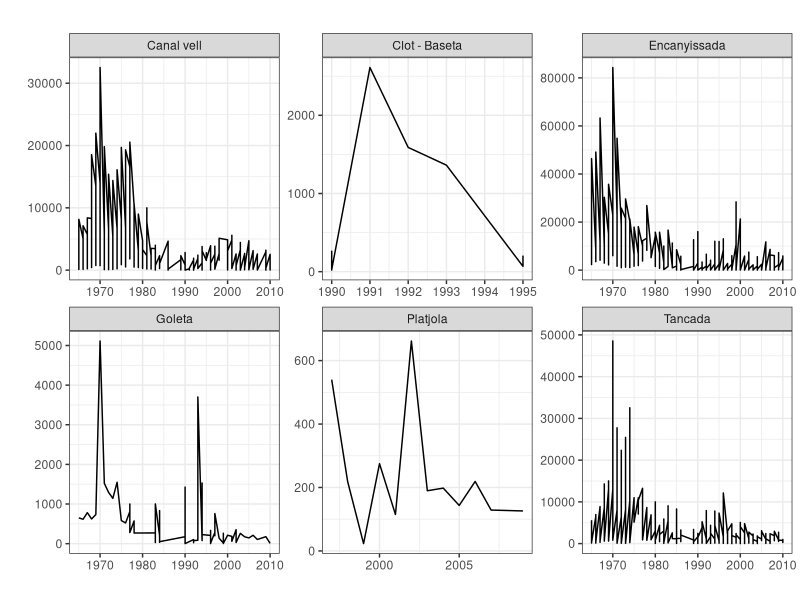
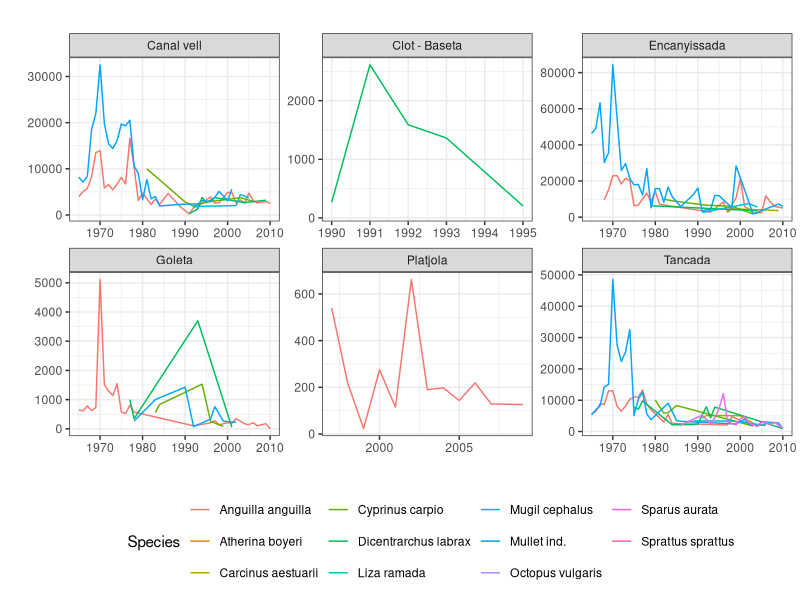
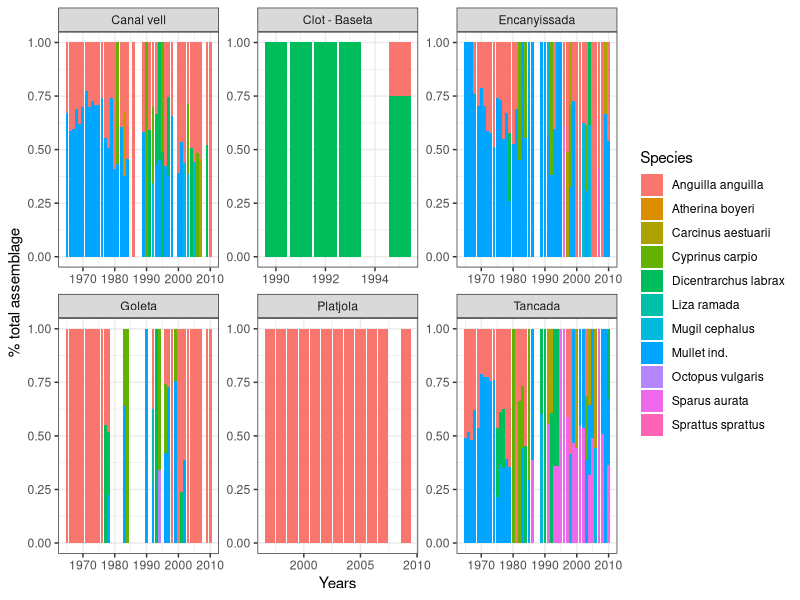

The R script that drew these images, in order:
## Exploratory analysis: time series plots

#Load functions used
library(tidyverse)
library(ggplot2)

#Read in catches lagoons clean data
catches_clean <- read.csv("data/catches_clean.csv")[-1]
str(catches_clean)

#Calculate average biomass per species per year and lagoon
year_mean_biomass <- catches_clean %>%
  filter(!is.na(Kgs)) %>% #remove NANs
  filter(!str_detect(Species, "Ind")) %>% #drop Undetermined species
  group_by(Species,Year2,Lagoon) %>% 
  summarise(average_biomass=mean(Kgs,na.rm = T)) %>%
  mutate(average_biomass=round(average_biomass,2)) %>% #place 2 decimals for biomass
  ungroup() %>%
  group_by(Year2, Lagoon) %>%
  mutate(percentage = average_biomass / sum(average_biomass) * 100)#calculate mean percentage


#Plot temporal trends in biomass per lagoon
plt <- ggplot(year_mean_biomass, aes(x = Year2, y = average_biomass)) +
  geom_line() +
  facet_wrap(Lagoon~., scales = "free") +
  theme_bw()+ theme(legend.position = "none")+
  labs(y = "", x = "", title = "")
plt

#subset spp having mean average percentage > 20
subset <- year_mean_biomass %>% filter(percentage>20)

plt_spp <- ggplot(subset, aes(x=Year2, y=average_biomass, colour=Species))+
  geom_line()+
  facet_wrap(Lagoon~., scales = "free") +
  theme_bw()+ theme(legend.position = "bottom")+
  labs(y = "", x = "", title = "")
plt_spp

#Plot temporal trend in % of total assemblage of fishes per lagoon
ggplot(subset, aes(fill=Species, y=average_biomass, x=Year2)) + 
  facet_wrap(Lagoon~., scales = "free") +
  geom_bar(position="fill", stat="identity")+
  theme_bw() +
  labs(y="% total assemblage", x="Years")



